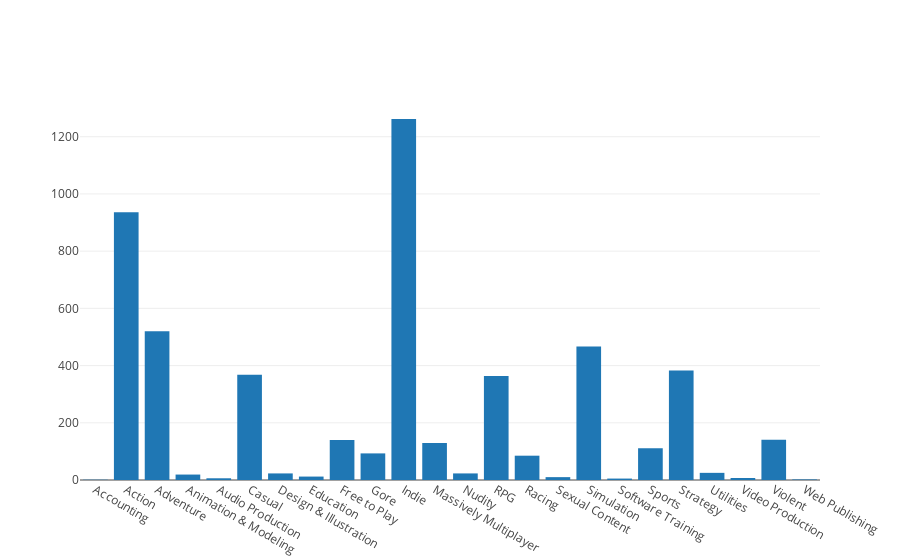

The code cell stored with this chart in its notebook:
### Code cell
from plotly import __version__
from plotly.offline import download_plotlyjs, init_notebook_mode, plot, iplot

import plotly.graph_objs as go

init_notebook_mode(connected=True)

product_categories = [
  {
    "genre": "Accounting",
    "count": 1
  },
  {
    "genre": "Action",
    "count": 936
  },
  {
    "genre": "Adventure",
    "count": 520
  },
  {
    "genre": "Animation & Modeling",
    "count": 19
  },
  {
    "genre": "Audio Production",
    "count": 6
  },
  {
    "genre": "Casual",
    "count": 368
  },
  {
    "genre": "Design & Illustration",
    "count": 23
  },
  {
    "genre": "Education",
    "count": 12
  },
  {
    "genre": "Free to Play",
    "count": 140
  },
  {
    "genre": "Gore",
    "count": 93
  },
  {
    "genre": "Indie",
    "count": 1262
  },
  {
    "genre": "Massively Multiplayer",
    "count": 129
  },
  {
    "genre": "Nudity",
    "count": 23
  },
  {
    "genre": "RPG",
    "count": 364
  },
  {
    "genre": "Racing",
    "count": 85
  },
  {
    "genre": "Sexual Content",
    "count": 10
  },
  {
    "genre": "Simulation",
    "count": 467
  },
  {
    "genre": "Software Training",
    "count": 5
  },
  {
    "genre": "Sports",
    "count": 111
  },
  {
    "genre": "Strategy",
    "count": 383
  },
  {
    "genre": "Utilities",
    "count": 25
  },
  {
    "genre": "Video Production",
    "count": 7
  },
  {
    "genre": "Violent",
    "count": 141
  },
  {
    "genre": "Web Publishing",
    "count": 2
  }
]

x = []
y = []

for category in product_categories:
    x.append(category['genre'])
    y.append(category['count'])
    
data = [go.Bar(
    x=x,
    y=y
)]

iplot(data, filename='jupyter/test')

### Figure 1 — Plotly figure (JSON) as saved in the notebook; plotly's stock layout.template omitted (floating-point values rounded to 4 significant figures)
{"data": [{"type": "bar", "x": ["Accounting", "Action", "Adventure", "Animation & Modeling", "Audio Production", "Casual", "Design & Illustration", "Education", "Free to Play", "Gore", "Indie", "Massively Multiplayer", "Nudity", "RPG", "Racing", "Sexual Content", "Simulation", "Software Training", "Sports", "Strategy", "Utilities", "Video Production", "Violent", "Web Publishing"], "y": [1, 936, 520, 19, 6, 368, 23, 12, 140, 93, 1262, 129, 23, 364, 85, 10, 467, 5, 111, 383, 25, 7, 141, 2]}], "layout": {}}
